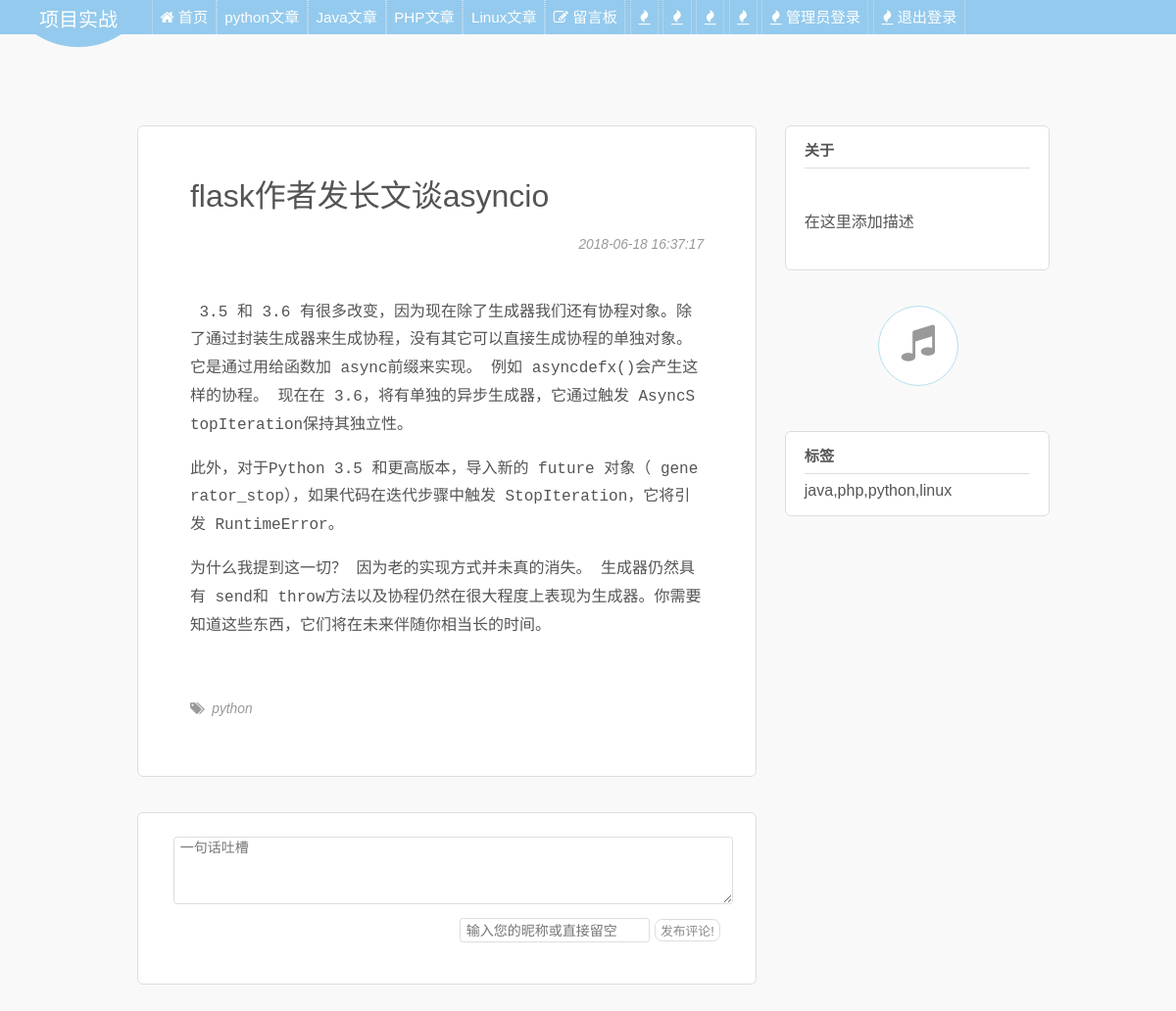
/article/5, run on an earlier commit of the app's database.
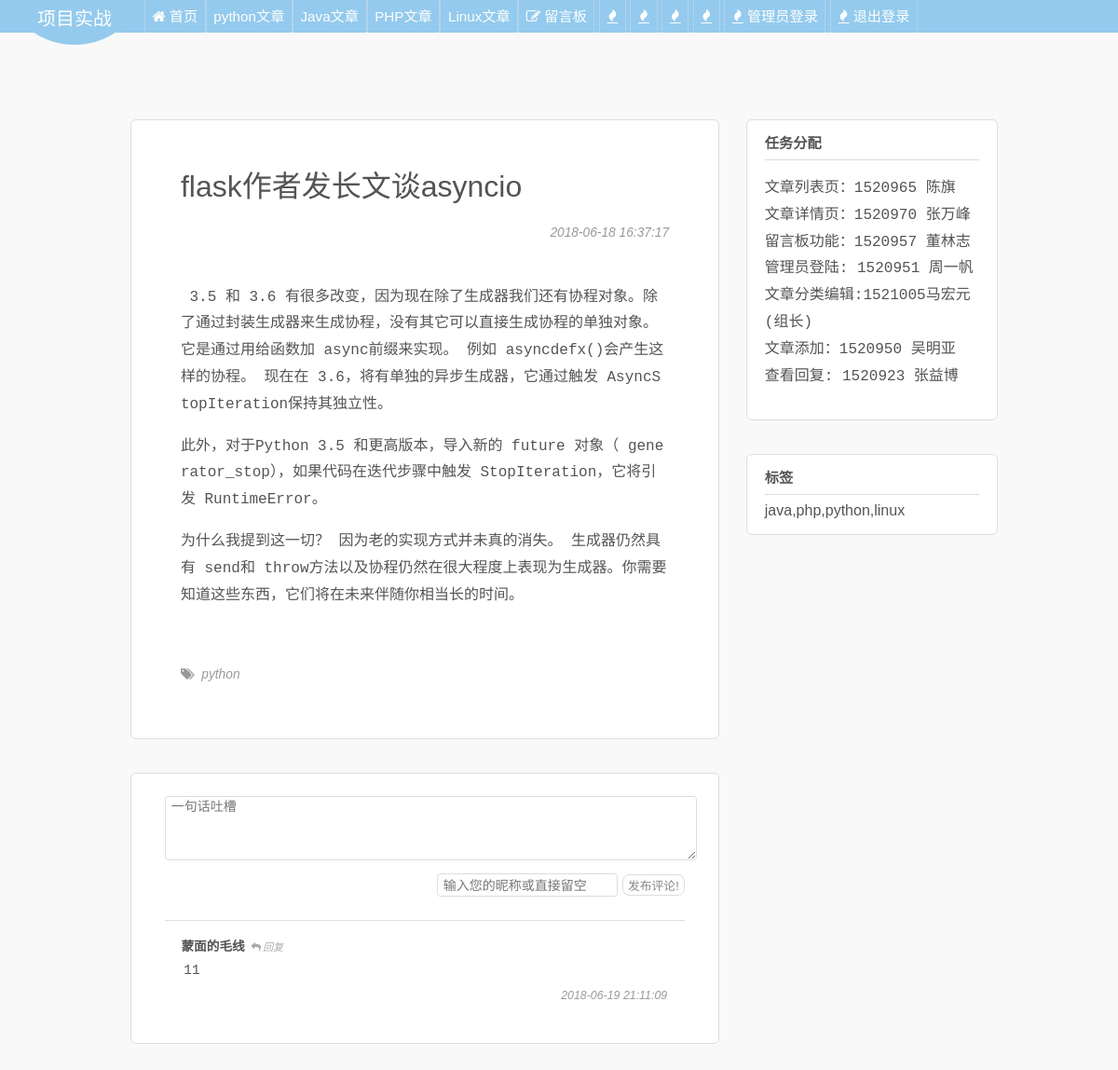
And on a later commit of the database.
### tables this page shows
CREATE TABLE "info" ("id" INTEGER,"content" TEXT,PRIMARY KEY ("id"));

CREATE TABLE "blog" (
"id"  INTEGER PRIMARY KEY AUTOINCREMENT NOT NULL,
"title"  TEXT NOT NULL,
"content"  TEXT NOT NULL,
"abstract"  TEXT,
"tag"  TEXT,
"file"  INTEGER DEFAULT 1,
"date"  DATETIME DEFAULT (datetime(CURRENT_TIMESTAMP,'+8 hour')),
"img"  TEXT
);

CREATE TABLE "comm" (
"id"  INTEGER PRIMARY KEY AUTOINCREMENT NOT NULL,
"author"  TEXT,
"content"  TEXT,
"blog"  INTEGER,
"date"  DATETIME DEFAULT (datetime(CURRENT_TIMESTAMP,'+8 hour')),
"reply"  INTEGER
);

### blog/views.py (the view, shortened to what this page needs)
@app.route('/article/<int:bg_id>', methods=['Get','POST'])
def article(bg_id):
    if bg_id==0:
        return redirect(url_for('memo'))
    try:
        curArti = Article(bg_id)
        curArti.getIt()
    except:
        abort(404)
    if curArti.file!=0 or session.get('log'):
        info=blogInfo()
        info.subtitle=info.title
        info.title=curArti.title
        curComm=Comment(bg_id)
        curComm.getIt()
        return render_template('article.html',curArti = curArti,info=info,cl=curComm.cl)
    abort(404)

### blog/blogDB.py (called while the page is built)
def connect_db():
    rv = sqlite3.connect(app.config['DATABASE'])
    return rv

def get_db():
    if not hasattr(g, 'db'):
        g.db = connect_db()
    return g.db

### blog/mylib.py (called while the page is built)
    def getIt(self):
        blogdb = get_db()
        cur = blogdb.cursor()
        cur.execute('SELECT title, date, content, tag, abstract, file,img from blog where id = ?',(self.id,))
        arti = cur.fetchall()[0]
        self.title = arti[0]
        self.date = arti[1]
        if hasattr(self.date,'strftime'):
            self.date = self.date.strftime("%Y-%m-%d %H:%M:?")
        self.content = arti[2]
        self.tag = arti[3] or ''
        self.abstract = arti[4]
        self.file=arti[5]
        self.img=arti[6] or ''

    def getIt(self):
        blogdb = get_db()
        cur = blogdb.cursor()
        cur.execute(' SELECT content, date, author, id, reply FROM comm WHERE blog = ? ORDER BY id DESC',(self.id,))
        temp = cur.fetchall()
        def preRep(c):
            c=list(c)+['']
            if c[4]:
                c[5]='1'
            else:
                c[4]=c[3]
            return c
        temp = map(preRep,list(temp))
        a = list(temp)
        a.sort(key=lambda s: s[4])
        self.cl = a

### blog/templates/article.html (shortened to what this page needs)
{% extends "base.html" %}
{% block content %}
<div class="well big">
<link href="/static/css/googlecode.min.css" rel="stylesheet">
<div class="full">
<h1>{{ curArti.title }}</h1>
<p class="time">{{ curArti.date }}</p>
<br>
<pre class="article">
{{ curArti.content|safe }}
</pre>
<small>
    <span style="font-style:normal;">&#61484;&nbsp;</span>
    {%- for tag in curArti.tag.split(',') %}
    <a href="/arch/{{ tag }}/1"  class="nul"><span class="tag">{{ tag }}</span></a>
    {%- endfor %}
</small>
</div>
<br><br>
</div>
<br><br>
<div class="well big">
<form method="POST" id="comment" onSubmit="return confirm5();">
    <textarea style="width:100%;margin-bottom:10px" name="content" bid="{{ curArti.id }}" id="content" rows="3" placeholder="一句话吐槽"></textarea>
    <br>
    <div style="text-align:right">
    <input type="text" name="author" id="author" placeholder="输入您的昵称或直接留空"/>
    <button>发布评论!</button>
    </div>
</form>
<br>
{%- for comment in cl %}
<div class="comment{{ comment[5] }}">
<hr>
<div class="full">
<tab>{{ comment[2] }}<reply rid="{{ comment[4] }}" aid="{{ comment[2] }}"><a href="#-1">&nbsp;回复</a></reply></tab>
<pre>{{ comment[0] }}</pre>
<p class="time">{{ comment[1] }}</p>
</div>
</div>
{%- endfor %}
</div>
{% endblock %}

### blog/templates/base.html (shortened to what this page needs)
<!DOCTYPE html>
<head>
<link href="/static/css/skyin.css" rel="stylesheet">
</head>
<body>
<nav id="nav">
<div id="circle"><span>项目实战</span></div>
<div id="nbtns">
<a href='/'><navbtn>&#61461; 首页</navbtn></a>{%- for (id,cate) in info.cate.items() %}<a href='/arch{{ id }}/1'><navbtn>{{ cate }}</navbtn></a>{%- endfor %}<a href='/memo'><navbtn>&#61508; 留言板</navbtn></a>
<a href='#'><navbtn>&#61549; </navbtn></a>
<a href='#'><navbtn>&#61549; </navbtn></a>
<a href='#'><navbtn>&#61549; </navbtn></a>
<a href='#'><navbtn>&#61549; </navbtn></a>
<a href='/admin'><navbtn>&#61549; 管理员登录</navbtn></a>
<a href='/logout'><navbtn>&#61549; 退出登录</navbtn></a>
</div>
</nav>
{% block main %}
<push></push>
<div class="container">
<div class="main">
<div class="full">
{% block content %}{% endblock %}
</div>
</div><div class="sidebar">
<div class="full">
{{ info.sidebar|safe }}
<div class="well small">
<tab>标签</tab>
<hr>
{{ info.tags|safe }}
</div>
</div>
</div>
</div>
{% endblock %}
<br><br><br>
</body>

What changed in the data, as far as the page shows it:
added comm: author "蒙面的毛线", content "11", date "2018-06-19 21:11:09"
changed info: sidebar "关于 在这里添加描述" → "任务分配 文章列表页：1520965 陈旗 文章详情页：1520970 张万峰 留言板功能：1520957 董林志 管理员登陆: 1520951 周一帆 文章分类编辑:1521005马宏元(组长) 文章添加：1520950 吴明亚 查看回复: 1520923 张益博"
